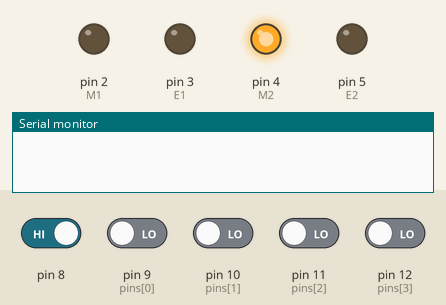
The sketch below on a simulated Arduino Uno, built with avr-gcc and run on an emulated ATmega328P. Shown: output pins drawn as LEDs (lit = HIGH), the last lines printed to the serial monitor. Inputs (shaded band) come from the test bench; at power-on: pin 8 HIGH, pin 9 (pins[0]), pin 10 (pins[1]), pin 11 (pins[2]), pin 12 (pins[3]) LOW.

Above: at 1.2 s.
1.3 s: pin 8 driven LOW
2.8 s: pin 9 (pins[0]) driven HIGH
At 3.2 s:
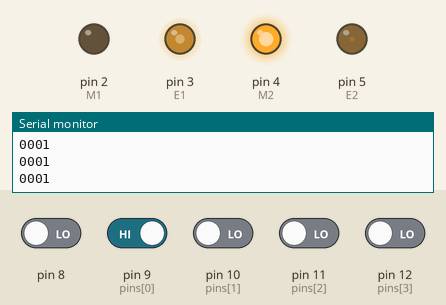
4.3 s: pin 11 (pins[2]) driven HIGH
At 4.6 s:
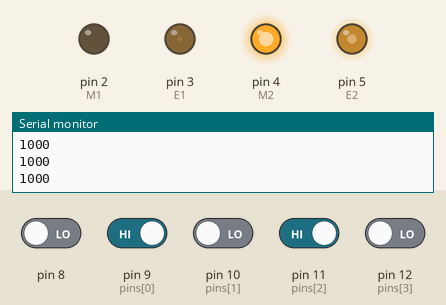
5.8 s: pin 10 (pins[1]) driven HIGH
At 6.8 s:
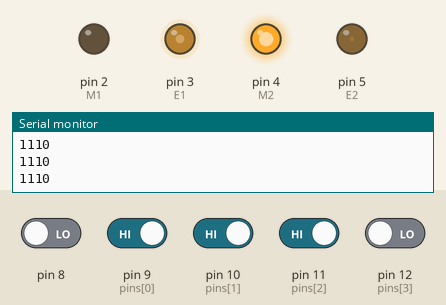
7.3 s: pin 12 (pins[3]) driven HIGH
At 8.1 s:
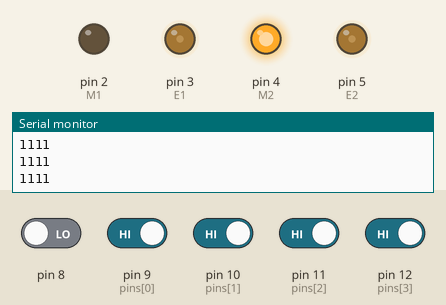
8.8 s: pin 12 (pins[3]) driven LOW
At 9.1 s:
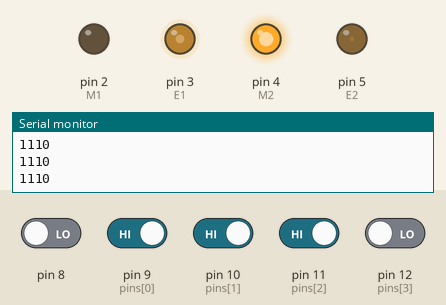
Timing chart, 0 to 11.3 s (numbered marks = the images above; inputs shaded):
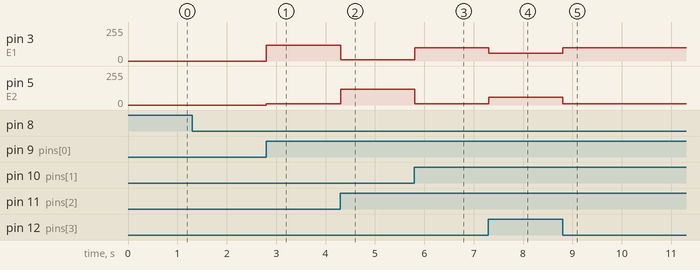

Measured:
- after the input at 2.8 s, pin 3 (E1): 0/255 → 120/255 at once; pin 5 (E2): 0/255 → 10/255 at once
- after the input at 4.3 s, pin 3 (E1): 120/255 → 10/255 at once; pin 5 (E2): 10/255 → 120/255 at once
- after the input at 5.8 s, pin 3 (E1): 10/255 → 100/255 at once; pin 5 (E2): 120/255 → 10/255 at once
- after the input at 7.3 s, pin 3 (E1): 100/255 → 60/255 at once; pin 5 (E2): 10/255 → 60/255 at once
- after the input at 8.8 s, pin 3 (E1): 60/255 → 100/255 at once; pin 5 (E2): 60/255 → 10/255 at once

The sketch:

lineTracer6.ino
```cpp
#define M1 2
#define E1 3
#define M2 4
#define E2 5

int pins[4] = {9,10,11,12};
bool readPins[4];
//int sensorRef[4] = {600,600,600,600};
bool status = false;
bool swStatus = true;

void setup() {
  // put your setup code here, to run once:
  for(int i=2;i<6;++i) pinMode(i,OUTPUT);
  for(int i=0;i<4;++i) pinMode(pins[i],INPUT);
  Serial.begin(9600);
  pinMode(8,INPUT);
  digitalWrite(M2,HIGH);
  digitalWrite(M1,LOW);
}

void loop() {
  for(int i=0;i<4;++i){
    readPins[i] = digitalRead(pins[i]);
  }
  if(digitalRead(8) == LOW && swStatus == true){
    Serial.print(status);
    status = !status;
    swStatus = false;
  }else if(digitalRead(8) == HIGH && swStatus == false){
    swStatus = true;
  }
  if(status){
    if(readPins[0] ==LOW && readPins[1] == LOW && readPins[2] == LOW && readPins[3] ==LOW){
      Stop();
      Serial.println("0000");
    }
    else if(readPins[0]==LOW && readPins[1]==LOW || readPins[2] ==LOW)
    {
      Serial.println("0001");
      turn(120,10);
    }
    else if(readPins[2]==LOW && readPins[3]==LOW || readPins[1] ==LOW)
    {
      Serial.println("1000");
      turn(10,120);
    }
     else if(readPins[1] ==LOW && readPins[2]==LOW)
    {
      Serial.println("1001");
      goFoward();
    }
    else if(readPins[0]==LOW)  // 맨 오른쪽 센서(A0)에 라인이 감지된 경우
    {
      Serial.println("0111");
      turn(10,100);
    }
    else if(readPins[3]==LOW)  // 맨 왼쪽 센서(A5)에 라인이 감지된 경우
    {
      Serial.println("1110");
      turn(100,10);
    }
    else if(readPins[1]==LOW)  // 오른쪽에서 두 번째 센서(A1)에 라인이 감지된 경우
    {
      Serial.println("1011");
      turn(25,55);
    }
    else if(readPins[2]==LOW)  // 왼쪽에서 두 번째 센서(A4)에 라인이 감지된 경우
    {
      Serial.println("1101");
      turn(55,25);
    }
    else{
      Serial.println("1111");
      goFoward();
    }
  }else if(status == false){
    Stop();
  }
  //알고리즘 끝
   delay(10);
}

void Stop(){
    digitalWrite(E2,LOW);
    digitalWrite(E1,LOW);
}
void goFoward(){
    analogWrite(E1,60);
    analogWrite(E2,60);
}
void turn(int l,int r){
    analogWrite(E1,l);
    analogWrite(E2,r);
}
```
